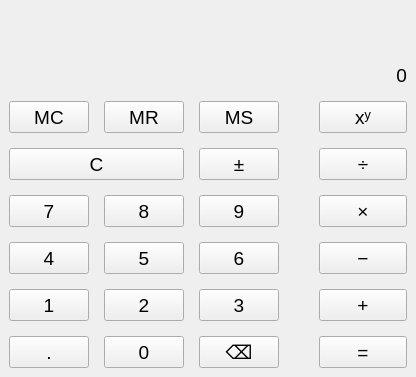
<?xml version="1.0" encoding="UTF-8"?>
<ui version="4.0">
 <class>MainWindow</class>
 <widget class="QMainWindow" name="MainWindow">
  <property name="geometry">
   <rect>
    <x>0</x>
    <y>0</y>
    <width>416</width>
    <height>377</height>
   </rect>
  </property>
  <property name="sizePolicy">
   <sizepolicy hsizetype="Preferred" vsizetype="Preferred">
    <horstretch>0</horstretch>
    <verstretch>0</verstretch>
   </sizepolicy>
  </property>
  <property name="font">
   <font>
    <pointsize>14</pointsize>
   </font>
  </property>
  <property name="windowTitle">
   <string>Калькулятор</string>
  </property>
  <widget class="QWidget" name="centralwidget">
   <layout class="QVBoxLayout" name="verticalLayout_3">
    <item>
     <layout class="QVBoxLayout" name="verticalLayout_2">
      <item>
       <widget class="QLabel" name="l_formula">
        <property name="sizePolicy">
         <sizepolicy hsizetype="Expanding" vsizetype="Preferred">
          <horstretch>0</horstretch>
          <verstretch>0</verstretch>
         </sizepolicy>
        </property>
        <property name="minimumSize">
         <size>
          <width>0</width>
          <height>40</height>
         </size>
        </property>
        <property name="text">
         <string/>
        </property>
        <property name="alignment">
         <set>Qt::AlignRight|Qt::AlignTrailing|Qt::AlignVCenter</set>
        </property>
       </widget>
      </item>
      <item>
       <layout class="QHBoxLayout" name="horizontalLayout" stretch="2,5">
        <item>
         <widget class="QLabel" name="l_memory">
          <property name="sizePolicy">
           <sizepolicy hsizetype="Expanding" vsizetype="Preferred">
            <horstretch>0</horstretch>
            <verstretch>0</verstretch>
           </sizepolicy>
          </property>
          <property name="minimumSize">
           <size>
            <width>0</width>
            <height>40</height>
           </size>
          </property>
          <property name="text">
           <string/>
          </property>
         </widget>
        </item>
        <item>
         <widget class="QLabel" name="l_result">
          <property name="sizePolicy">
           <sizepolicy hsizetype="Expanding" vsizetype="Preferred">
            <horstretch>0</horstretch>
            <verstretch>0</verstretch>
           </sizepolicy>
          </property>
          <property name="minimumSize">
           <size>
            <width>0</width>
            <height>40</height>
           </size>
          </property>
          <property name="text">
           <string>0</string>
          </property>
          <property name="alignment">
           <set>Qt::AlignRight|Qt::AlignTrailing|Qt::AlignVCenter</set>
          </property>
         </widget>
        </item>
       </layout>
      </item>
      <item>
       <layout class="QHBoxLayout" name="horizontalLayout_2" stretch="5,2">
        <property name="spacing">
         <number>40</number>
        </property>
        <item>
         <layout class="QGridLayout" name="gridLayout">
          <property name="spacing">
           <number>15</number>
          </property>
          <item row="0" column="0">
           <widget class="QPushButton" name="btnMC">
            <property name="sizePolicy">
             <sizepolicy hsizetype="Expanding" vsizetype="Expanding">
              <horstretch>0</horstretch>
              <verstretch>0</verstretch>
             </sizepolicy>
            </property>
            <property name="text">
             <string>MC</string>
            </property>
           </widget>
          </item>
          <item row="0" column="1">
           <widget class="QPushButton" name="btnMR">
            <property name="sizePolicy">
             <sizepolicy hsizetype="Expanding" vsizetype="Expanding">
              <horstretch>0</horstretch>
              <verstretch>0</verstretch>
             </sizepolicy>
            </property>
            <property name="text">
             <string>MR</string>
            </property>
           </widget>
          </item>
          <item row="0" column="2">
           <widget class="QPushButton" name="btnMS">
            <property name="sizePolicy">
             <sizepolicy hsizetype="Expanding" vsizetype="Expanding">
              <horstretch>0</horstretch>
              <verstretch>0</verstretch>
             </sizepolicy>
            </property>
            <property name="text">
             <string>MS</string>
            </property>
           </widget>
          </item>
          <item row="1" column="2">
           <widget class="QPushButton" name="btnPlusMinus">
            <property name="sizePolicy">
             <sizepolicy hsizetype="Expanding" vsizetype="Expanding">
              <horstretch>0</horstretch>
              <verstretch>0</verstretch>
             </sizepolicy>
            </property>
            <property name="text">
             <string>±</string>
            </property>
           </widget>
          </item>
          <item row="2" column="0">
           <widget class="QPushButton" name="btn7">
            <property name="sizePolicy">
             <sizepolicy hsizetype="Expanding" vsizetype="Expanding">
              <horstretch>0</horstretch>
              <verstretch>0</verstretch>
             </sizepolicy>
            </property>
            <property name="text">
             <string>7</string>
            </property>
           </widget>
          </item>
          <item row="2" column="1">
           <widget class="QPushButton" name="btn8">
            <property name="sizePolicy">
             <sizepolicy hsizetype="Expanding" vsizetype="Expanding">
              <horstretch>0</horstretch>
              <verstretch>0</verstretch>
             </sizepolicy>
            </property>
            <property name="text">
             <string>8</string>
            </property>
           </widget>
          </item>
          <item row="2" column="2">
           <widget class="QPushButton" name="btn9">
            <property name="sizePolicy">
             <sizepolicy hsizetype="Expanding" vsizetype="Expanding">
              <horstretch>0</horstretch>
              <verstretch>0</verstretch>
             </sizepolicy>
            </property>
            <property name="text">
             <string>9</string>
            </property>
           </widget>
          </item>
          <item row="3" column="0">
           <widget class="QPushButton" name="btn4">
            <property name="sizePolicy">
             <sizepolicy hsizetype="Expanding" vsizetype="Expanding">
              <horstretch>0</horstretch>
              <verstretch>0</verstretch>
             </sizepolicy>
            </property>
            <property name="text">
             <string>4</string>
            </property>
           </widget>
          </item>
          <item row="3" column="1">
           <widget class="QPushButton" name="btn5">
            <property name="sizePolicy">
             <sizepolicy hsizetype="Expanding" vsizetype="Expanding">
              <horstretch>0</horstretch>
              <verstretch>0</verstretch>
             </sizepolicy>
            </property>
            <property name="text">
             <string>5</string>
            </property>
           </widget>
          </item>
          <item row="3" column="2">
           <widget class="QPushButton" name="btn6">
            <property name="sizePolicy">
             <sizepolicy hsizetype="Expanding" vsizetype="Expanding">
              <horstretch>0</horstretch>
              <verstretch>0</verstretch>
             </sizepolicy>
            </property>
            <property name="text">
             <string>6</string>
            </property>
           </widget>
          </item>
          <item row="4" column="0">
           <widget class="QPushButton" name="btn1">
            <property name="sizePolicy">
             <sizepolicy hsizetype="Expanding" vsizetype="Expanding">
              <horstretch>0</horstretch>
              <verstretch>0</verstretch>
             </sizepolicy>
            </property>
            <property name="text">
             <string>1</string>
            </property>
           </widget>
          </item>
          <item row="4" column="1">
           <widget class="QPushButton" name="btn2">
            <property name="sizePolicy">
             <sizepolicy hsizetype="Expanding" vsizetype="Expanding">
              <horstretch>0</horstretch>
              <verstretch>0</verstretch>
             </sizepolicy>
            </property>
            <property name="text">
             <string>2</string>
            </property>
           </widget>
          </item>
          <item row="4" column="2">
           <widget class="QPushButton" name="btn3">
            <property name="sizePolicy">
             <sizepolicy hsizetype="Expanding" vsizetype="Expanding">
              <horstretch>0</horstretch>
              <verstretch>0</verstretch>
             </sizepolicy>
            </property>
            <property name="text">
             <string>3</string>
            </property>
           </widget>
          </item>
          <item row="5" column="0">
           <widget class="QPushButton" name="btnDot">
            <property name="sizePolicy">
             <sizepolicy hsizetype="Expanding" vsizetype="Expanding">
              <horstretch>0</horstretch>
              <verstretch>0</verstretch>
             </sizepolicy>
            </property>
            <property name="text">
             <string>.</string>
            </property>
           </widget>
          </item>
          <item row="5" column="1">
           <widget class="QPushButton" name="btn0">
            <property name="sizePolicy">
             <sizepolicy hsizetype="Expanding" vsizetype="Expanding">
              <horstretch>0</horstretch>
              <verstretch>0</verstretch>
             </sizepolicy>
            </property>
            <property name="text">
             <string>0</string>
            </property>
           </widget>
          </item>
          <item row="5" column="2">
           <widget class="QPushButton" name="btnBackspace">
            <property name="sizePolicy">
             <sizepolicy hsizetype="Expanding" vsizetype="Expanding">
              <horstretch>0</horstretch>
              <verstretch>0</verstretch>
             </sizepolicy>
            </property>
            <property name="text">
             <string>⌫</string>
            </property>
           </widget>
          </item>
          <item row="1" column="0" colspan="2">
           <widget class="QPushButton" name="btnC">
            <property name="sizePolicy">
             <sizepolicy hsizetype="Expanding" vsizetype="Expanding">
              <horstretch>0</horstretch>
              <verstretch>0</verstretch>
             </sizepolicy>
            </property>
            <property name="text">
             <string>C</string>
            </property>
           </widget>
          </item>
         </layout>
        </item>
        <item>
         <layout class="QVBoxLayout" name="verticalLayout">
          <property name="spacing">
           <number>15</number>
          </property>
          <item>
           <widget class="QPushButton" name="btnPower">
            <property name="sizePolicy">
             <sizepolicy hsizetype="Expanding" vsizetype="Expanding">
              <horstretch>0</horstretch>
              <verstretch>0</verstretch>
             </sizepolicy>
            </property>
            <property name="text">
             <string>xʸ</string>
            </property>
           </widget>
          </item>
          <item>
           <widget class="QPushButton" name="btnDiv">
            <property name="sizePolicy">
             <sizepolicy hsizetype="Expanding" vsizetype="Expanding">
              <horstretch>0</horstretch>
              <verstretch>0</verstretch>
             </sizepolicy>
            </property>
            <property name="text">
             <string>÷</string>
            </property>
           </widget>
          </item>
          <item>
           <widget class="QPushButton" name="btnMul">
            <property name="sizePolicy">
             <sizepolicy hsizetype="Expanding" vsizetype="Expanding">
              <horstretch>0</horstretch>
              <verstretch>0</verstretch>
             </sizepolicy>
            </property>
            <property name="text">
             <string>×</string>
            </property>
           </widget>
          </item>
          <item>
           <widget class="QPushButton" name="btnSub">
            <property name="sizePolicy">
             <sizepolicy hsizetype="Expanding" vsizetype="Expanding">
              <horstretch>0</horstretch>
              <verstretch>0</verstretch>
             </sizepolicy>
            </property>
            <property name="text">
             <string>−</string>
            </property>
           </widget>
          </item>
          <item>
           <widget class="QPushButton" name="btnAdd">
            <property name="sizePolicy">
             <sizepolicy hsizetype="Expanding" vsizetype="Expanding">
              <horstretch>0</horstretch>
              <verstretch>0</verstretch>
             </sizepolicy>
            </property>
            <property name="text">
             <string>+</string>
            </property>
           </widget>
          </item>
          <item>
           <widget class="QPushButton" name="btnEquals">
            <property name="sizePolicy">
             <sizepolicy hsizetype="Expanding" vsizetype="Expanding">
              <horstretch>0</horstretch>
              <verstretch>0</verstretch>
             </sizepolicy>
            </property>
            <property name="text">
             <string>=</string>
            </property>
           </widget>
          </item>
         </layout>
        </item>
       </layout>
      </item>
     </layout>
    </item>
   </layout>
  </widget>
 </widget>
 <resources/>
 <connections/>
</ui>
